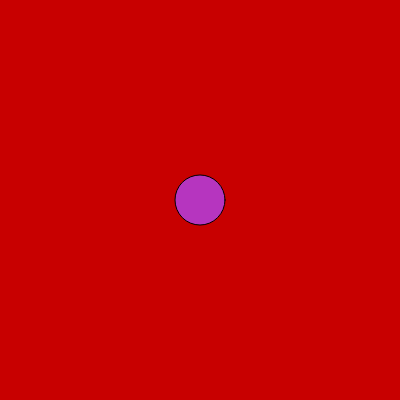
Frame 1 (no input)
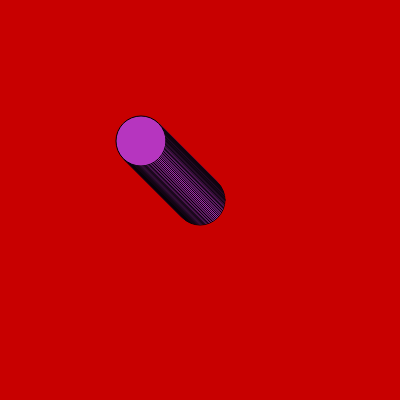
Frame 60 (no input)
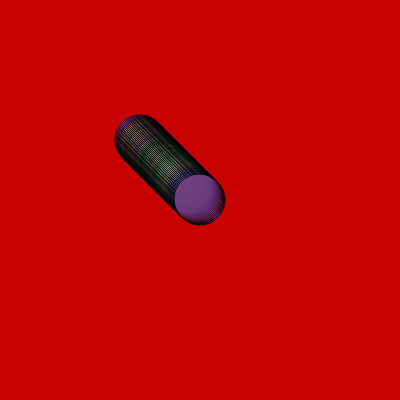
Frame 120 (the mouse pressed at the canvas centre since frame 60)

The p5.js sketch that drew these frames (run headless with seeded random() and noise() and a simulated clock; from frame 60 on, the mouse is pressed at the canvas centre):

// p5.js sketch
// ── sketch.js
let cor;
let posicaoHorizontal; // x
let posicaoVertical; // y

function setup() {
  createCanvas(400, 400);
   background(color(200,0,0));
  cor = color(random(0,255), random(0,255), random(0,255));
  posicaoHorizontal = 200;
  posicaoVertical = 200;
}


function draw() {
  
  fill(cor);
  circle(posicaoHorizontal,posicaoVertical,50);

  
  
  if (mouseX < posicaoHorizontal){
    posicaoHorizontal =  posicaoHorizontal - 1;
  }
  
  if (mouseX > posicaoHorizontal){
    posicaoHorizontal =  posicaoHorizontal + 1;
  }
  
  if (mouseY < posicaoVertical){
    posicaoVertical--;
  }
    
  if (mouseY > posicaoVertical){
    posicaoVertical++;
  }
  
  if (mouseIsPressed){
    cor = color(random(0,255), random(0,255), random(0,255), random(0,100));
  }
    
}
  
 
  
  
